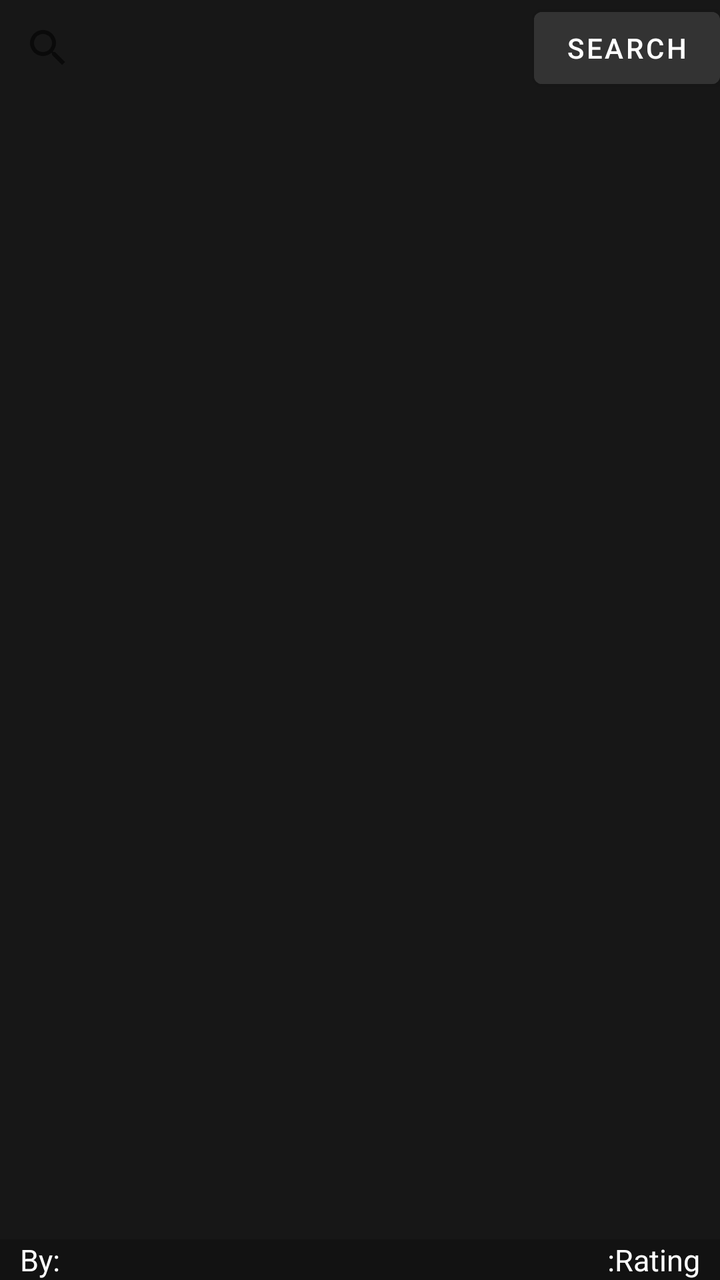
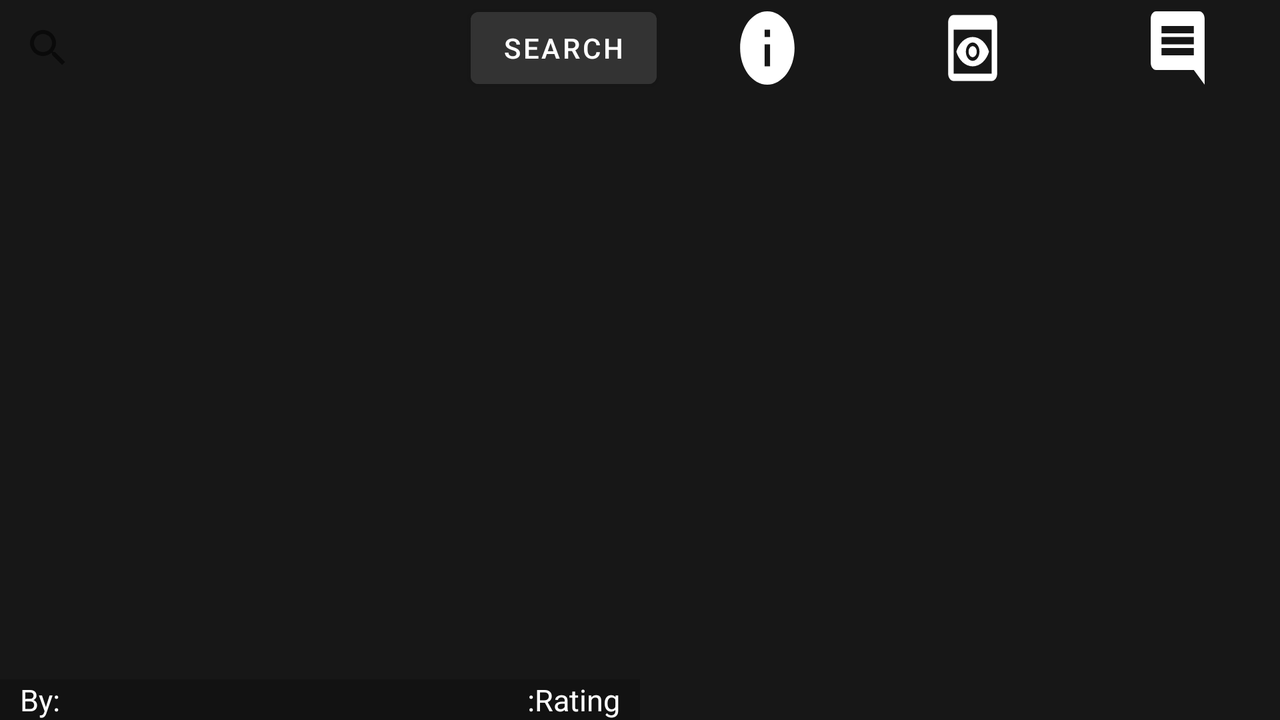

One screen, two layout resources from the same app: the default and the repository's alternative for another configuration. Each is rendered where Android would select it; the XML of both is given below.
<!-- AndroidManifest.xml: application theme Theme.OrientationAndListViewApp -->
<!-- res/layout/activity_main.xml -->
<?xml version="1.0" encoding="utf-8"?>
<androidx.constraintlayout.widget.ConstraintLayout xmlns:android="http://schemas.android.com/apk/res/android"
    xmlns:app="http://schemas.android.com/apk/res-auto"
    xmlns:tools="http://schemas.android.com/tools"
    android:layout_width="match_parent"
    android:layout_height="match_parent"
    tools:context=".MainActivity">


    <com.google.android.material.appbar.AppBarLayout
        android:id="@+id/toolBarLayout"
        android:layout_width="match_parent"
        android:layout_height="wrap_content"
        app:layout_constraintEnd_toEndOf="parent"
        app:layout_constraintStart_toStartOf="parent"
        android:backgroundTint="@color/main2"
        app:layout_constraintTop_toTopOf="parent">

        <androidx.constraintlayout.widget.ConstraintLayout
            android:layout_width="match_parent"
            android:layout_height="match_parent">


            <androidx.appcompat.widget.SearchView
                android:id="@+id/searchView"
                android:layout_height="wrap_content"
                android:layout_width="0dp"
                android:text="chess.com"
                app:queryHint="Search for apps"
                app:layout_constraintEnd_toStartOf="@+id/button_search"
                app:layout_constraintStart_toStartOf="parent"
                app:searchHintIcon="@drawable/ic_baseline_search_24_tint"
                app:layout_constraintTop_toTopOf="parent" />

            <Button
                android:id="@+id/button_search"
                android:layout_width="wrap_content"
                android:layout_height="wrap_content"
                android:text="Search"
                android:backgroundTint="@color/main3"
                app:layout_constraintEnd_toEndOf="parent"
                app:layout_constraintTop_toTopOf="parent" />

        </androidx.constraintlayout.widget.ConstraintLayout>


    </com.google.android.material.appbar.AppBarLayout>

    <androidx.constraintlayout.widget.ConstraintLayout
        android:id="@+id/constraintLayout"
        android:layout_width="0dp"
        android:layout_height="wrap_content"
        android:background="@color/main"
        android:paddingHorizontal="10dp"
        app:layout_constraintBottom_toBottomOf="parent"
        app:layout_constraintEnd_toEndOf="parent"
        app:layout_constraintStart_toStartOf="parent">

        <TextView
            android:id="@+id/textView_rating"
            android:layout_width="wrap_content"
            android:layout_height="wrap_content"
            android:text=":Rating"
            android:textAllCaps="false"
            android:textColor="@color/main_font"
            android:textSize="15sp"
            app:layout_constraintBottom_toBottomOf="parent"
            app:layout_constraintEnd_toEndOf="parent"
            app:layout_constraintTop_toTopOf="parent" />

        <TextView
            android:id="@+id/textView_by"
            android:layout_width="wrap_content"
            android:layout_height="wrap_content"
            android:text="By:"
            android:textColor="@color/main_font"
            android:textSize="15sp"
            app:layout_constraintBottom_toBottomOf="@+id/textView_rating"
            app:layout_constraintStart_toStartOf="parent"
            app:layout_constraintTop_toTopOf="@+id/textView_rating" />
    </androidx.constraintlayout.widget.ConstraintLayout>

    <ListView
        android:id="@+id/listView_app"
        android:layout_width="0dp"
        android:layout_height="0dp"
        android:background="@color/main2"
        app:layout_constraintBottom_toTopOf="@+id/constraintLayout"
        app:layout_constraintEnd_toEndOf="parent"
        app:layout_constraintStart_toStartOf="parent"
        android:divider="@null"
        android:dividerHeight="10dp"
        app:layout_constraintTop_toBottomOf="@+id/toolBarLayout" />

</androidx.constraintlayout.widget.ConstraintLayout>
<!-- resources referenced by this layout -->
<resources>
  <color name="main">#121212</color>
  <color name="main2">#171717</color>
  <color name="main3">#333333</color>
  <color name="main_font">#ffffff</color>
  <!-- drawable ic_baseline_search_24_tint (drawable) -->
  <vector android:height="24dp"
      android:tint="@color/main_font_tint"
      android:viewportHeight="24"
      android:viewportWidth="24"
      android:width="24dp"
      xmlns:android="http://schemas.android.com/apk/res/android">
      <path
          android:fillColor="@android:color/white"
          android:pathData="M15.5,14h-0.79l-0.28,-0.27C15.41,12.59 16,11.11 16,9.5 16,5.91 13.09,3 9.5,3S3,5.91 3,9.5 5.91,16 9.5,16c1.61,0 3.09,-0.59 4.23,-1.57l0.27,0.28v0.79l5,4.99L20.49,19l-4.99,-5zM9.5,14C7.01,14 5,11.99 5,9.5S7.01,5 9.5,5 14,7.01 14,9.5 11.99,14 9.5,14z"/>
  </vector>
  <style name="Theme.OrientationAndListViewApp" parent="Theme.MaterialComponents.DayNight.NoActionBar">
          
          <item name="colorPrimary">@color/purple_500</item>
          <item name="colorPrimaryVariant">@color/purple_700</item>
          <item name="colorOnPrimary">@color/white</item>
          
          <item name="colorSecondary">@color/teal_200</item>
          <item name="colorSecondaryVariant">@color/teal_700</item>
          <item name="colorOnSecondary">@color/black</item>
          
          <item name="android:statusBarColor" tools:targetApi="l">@color/main</item>
          <item name="android:navigationBarColor" tools:targetApi="l">@color/main</item>
          
  
      </style>
  <color name="main_font_tint">#555555</color>
  <color name="purple_500">#FF6200EE</color>
  <color name="purple_700">#FF3700B3</color>
  <color name="white">#FFFFFFFF</color>
  <color name="teal_200">#FF03DAC5</color>
  <color name="teal_700">#FF018786</color>
  <color name="black">#FF000000</color>
</resources>
<!-- res/layout-land/activity_main.xml (the repository's variant of the layout above) -->
<!-- drawn on the phone turned sideways -->
<?xml version="1.0" encoding="utf-8"?>
<androidx.constraintlayout.widget.ConstraintLayout xmlns:android="http://schemas.android.com/apk/res/android"
    xmlns:app="http://schemas.android.com/apk/res-auto"
    xmlns:tools="http://schemas.android.com/tools"
    android:layout_width="match_parent"
    android:layout_height="match_parent"
    android:padding="0dp"
    tools:context=".MainActivity">


    <com.google.android.material.appbar.AppBarLayout
        android:id="@+id/toolBarLayout"
        android:layout_width="match_parent"
        android:layout_height="wrap_content"
        android:backgroundTint="@color/main2"
        app:layout_constraintEnd_toEndOf="parent"
        app:layout_constraintStart_toStartOf="parent">

        <androidx.constraintlayout.widget.ConstraintLayout
            android:layout_width="match_parent"
            android:layout_height="match_parent">


            <androidx.appcompat.widget.SearchView
                android:id="@+id/searchView"
                android:layout_width="0dp"
                android:layout_height="wrap_content"
                android:text="chess.com"
                app:layout_constraintBottom_toBottomOf="parent"
                app:layout_constraintEnd_toStartOf="@+id/button_search"
                app:layout_constraintStart_toStartOf="parent"
                app:layout_constraintTop_toTopOf="parent"
                app:queryHint="Search for apps"
                app:searchHintIcon="@drawable/ic_baseline_search_24_tint" />

            <Button
                android:id="@+id/button_search"
                android:layout_width="wrap_content"
                android:layout_height="wrap_content"
                android:backgroundTint="@color/main3"
                android:text="Search"
                app:layout_constraintEnd_toEndOf="parent"
                app:layout_constraintHorizontal_bias="0.43"
                app:layout_constraintStart_toStartOf="parent"
                app:layout_constraintTop_toTopOf="parent" />


            <RadioGroup
                android:id="@+id/radioGroup"
                android:layout_width="0dp"
                android:layout_height="0dp"
                android:layout_marginStart="4dp"
                android:orientation="horizontal"
                app:layout_constraintBottom_toBottomOf="parent"
                app:layout_constraintEnd_toEndOf="parent"
                app:layout_constraintStart_toEndOf="@+id/button_search"
                android:paddingVertical="2dp"
                app:layout_constraintTop_toTopOf="parent">

                <RadioButton
                    android:id="@+id/radio1"
                    android:layout_width="match_parent"
                    android:layout_height="match_parent"
                    android:layout_weight="1"
                    android:background="@drawable/ic_baseline_info_24"
                    android:layout_marginHorizontal="35dp"
                    android:tooltipText="Description"
                    android:checked="true"
                    android:button="@null" />

                <RadioButton
                    android:id="@+id/radio2"
                    android:layout_width="match_parent"
                    android:layout_height="match_parent"
                    android:layout_weight="1"
                    android:background="@drawable/ic_baseline_preview_24"
                    android:layout_marginHorizontal="35dp"
                    android:tooltipText="Previews"
                    android:checked="false"
                    android:button="@null" />

                <RadioButton
                    android:id="@+id/radio3"
                    android:layout_width="match_parent"
                    android:layout_height="match_parent"
                    android:layout_weight="1"
                    android:background="@drawable/ic_baseline_insert_comment_24"
                    android:layout_marginHorizontal="35dp"
                    android:tooltipText="Reviews"
                    android:checked="false"
                    android:button="@null" />

            </RadioGroup>
        </androidx.constraintlayout.widget.ConstraintLayout>


    </com.google.android.material.appbar.AppBarLayout>


    <LinearLayout
        android:id="@+id/linearLayout2"
        android:layout_width="0dp"
        android:layout_height="0dp"
        android:orientation="horizontal"
        app:layout_constraintBottom_toBottomOf="parent"
        app:layout_constraintEnd_toEndOf="parent"
        app:layout_constraintStart_toStartOf="parent"
        app:layout_constraintTop_toBottomOf="@+id/toolBarLayout">

        <LinearLayout
            android:layout_width="match_parent"
            android:layout_height="match_parent"
            android:layout_weight="1"
            android:orientation="vertical">

            <ListView
                android:id="@+id/listView_app"
                android:layout_width="match_parent"
                android:layout_height="0dp"
                android:background="@color/main2"
                android:divider="@null"
                android:dividerHeight="10dp"
                android:layout_weight="1" />

            <androidx.constraintlayout.widget.ConstraintLayout
                android:id="@+id/constraintLayout"
                android:layout_width="match_parent"
                android:layout_height="wrap_content"
                android:background="@color/main"
                android:paddingHorizontal="10dp">

                <TextView
                    android:id="@+id/textView_rating"
                    android:layout_width="wrap_content"
                    android:layout_height="wrap_content"
                    android:text=":Rating"
                    android:textAllCaps="false"
                    android:textColor="@color/main_font"
                    android:textSize="15sp"
                    app:layout_constraintBottom_toBottomOf="parent"
                    app:layout_constraintEnd_toEndOf="parent"
                    app:layout_constraintTop_toTopOf="parent" />

                <TextView
                    android:id="@+id/textView_by"
                    android:layout_width="wrap_content"
                    android:layout_height="wrap_content"
                    android:text="By:"
                    android:textColor="@color/main_font"
                    android:textSize="15sp"
                    app:layout_constraintBottom_toBottomOf="@+id/textView_rating"
                    app:layout_constraintStart_toStartOf="parent"
                    app:layout_constraintTop_toTopOf="@+id/textView_rating" />
            </androidx.constraintlayout.widget.ConstraintLayout>

        </LinearLayout>

        <ViewFlipper
            android:id="@+id/viewSwitcher"
            android:layout_width="match_parent"
            android:layout_height="match_parent"
            android:layout_weight="1">

            <TextView
                android:id="@+id/textView_info"
                android:layout_width="match_parent"
                android:layout_height="match_parent"
                android:layout_marginTop="0dp"
                android:background="@color/main2"
                android:padding="4dp"
                android:scrollbars="vertical"
                android:text=""
                android:textAlignment="center"
                android:textColor="@color/main_font" />

            <androidx.viewpager2.widget.ViewPager2
                android:id="@+id/viewPager"
                android:layout_width="match_parent"
                android:layout_height="match_parent"
                android:background="@color/black"
                android:paddingStart="5dp">

            </androidx.viewpager2.widget.ViewPager2>

            <ListView
                android:id="@+id/listview_comment"
                android:layout_width="match_parent"
                android:layout_height="match_parent"
                android:dividerHeight="20dp"
                android:paddingStart="5dp"
                android:background="@color/main2" />

        </ViewFlipper>

    </LinearLayout>

</androidx.constraintlayout.widget.ConstraintLayout>
<!-- resources referenced by the variant -->
<!-- as the phone turned sideways resolves them -->
<resources>
  <color name="black">#FF000000</color>
  <color name="main">#121212</color>
  <color name="main2">#171717</color>
  <color name="main3">#333333</color>
  <color name="main_font">#ffffff</color>
  <!-- drawable ic_baseline_info_24 (drawable) -->
  <vector android:height="24dp" android:tint="@color/main_font"
      android:viewportHeight="24" android:viewportWidth="24"
      android:width="24dp" xmlns:android="http://schemas.android.com/apk/res/android">
      <path android:fillColor="@android:color/white" android:pathData="M12,2C6.48,2 2,6.48 2,12s4.48,10 10,10 10,-4.48 10,-10S17.52,2 12,2zM13,17h-2v-6h2v6zM13,9h-2L11,7h2v2z"/>
  </vector>
  <!-- drawable ic_baseline_insert_comment_24 (drawable) -->
  <vector xmlns:android="http://schemas.android.com/apk/res/android"
      android:width="24dp"
      android:height="24dp"
      android:viewportWidth="24"
      android:viewportHeight="24"
      android:tint="@color/main_font">
    <path
        android:fillColor="@android:color/white"
        android:pathData="M20,2L4,2c-1.1,0 -2,0.9 -2,2v12c0,1.1 0.9,2 2,2h14l4,4L22,4c0,-1.1 -0.9,-2 -2,-2zM18,14L6,14v-2h12v2zM18,11L6,11L6,9h12v2zM18,8L6,8L6,6h12v2z"/>
  </vector>
  <!-- drawable ic_baseline_preview_24 (drawable) -->
  <vector xmlns:android="http://schemas.android.com/apk/res/android"
      android:width="24dp"
      android:height="24dp"
      android:viewportWidth="24"
      android:viewportHeight="24"
      android:tint="@color/main_font">
    <path
        android:fillColor="@android:color/white"
        android:pathData="M19,3H5C3.89,3 3,3.9 3,5v14c0,1.1 0.89,2 2,2h14c1.1,0 2,-0.9 2,-2V5C21,3.9 20.11,3 19,3zM19,19H5V7h14V19zM13.5,13c0,0.83 -0.67,1.5 -1.5,1.5s-1.5,-0.67 -1.5,-1.5c0,-0.83 0.67,-1.5 1.5,-1.5S13.5,12.17 13.5,13zM12,9c-2.73,0 -5.06,1.66 -6,4c0.94,2.34 3.27,4 6,4s5.06,-1.66 6,-4C17.06,10.66 14.73,9 12,9zM12,15.5c-1.38,0 -2.5,-1.12 -2.5,-2.5c0,-1.38 1.12,-2.5 2.5,-2.5c1.38,0 2.5,1.12 2.5,2.5C14.5,14.38 13.38,15.5 12,15.5z"/>
  </vector>
  <!-- drawable ic_baseline_search_24_tint (drawable) -->
  <vector android:height="24dp"
      android:tint="@color/main_font_tint"
      android:viewportHeight="24"
      android:viewportWidth="24"
      android:width="24dp"
      xmlns:android="http://schemas.android.com/apk/res/android">
      <path
          android:fillColor="@android:color/white"
          android:pathData="M15.5,14h-0.79l-0.28,-0.27C15.41,12.59 16,11.11 16,9.5 16,5.91 13.09,3 9.5,3S3,5.91 3,9.5 5.91,16 9.5,16c1.61,0 3.09,-0.59 4.23,-1.57l0.27,0.28v0.79l5,4.99L20.49,19l-4.99,-5zM9.5,14C7.01,14 5,11.99 5,9.5S7.01,5 9.5,5 14,7.01 14,9.5 11.99,14 9.5,14z"/>
  </vector>
  <style name="Theme.OrientationAndListViewApp" parent="Theme.MaterialComponents.DayNight.NoActionBar">
          
          <item name="colorPrimary">@color/purple_500</item>
          <item name="colorPrimaryVariant">@color/purple_700</item>
          <item name="colorOnPrimary">@color/white</item>
          
          <item name="colorSecondary">@color/teal_200</item>
          <item name="colorSecondaryVariant">@color/teal_700</item>
          <item name="colorOnSecondary">@color/black</item>
          
          <item name="android:statusBarColor" tools:targetApi="l">@color/main</item>
          <item name="android:navigationBarColor" tools:targetApi="l">@color/main</item>
          
  
      </style>
  <color name="main_font_tint">#555555</color>
  <color name="purple_500">#FF6200EE</color>
  <color name="purple_700">#FF3700B3</color>
  <color name="white">#FFFFFFFF</color>
  <color name="teal_200">#FF03DAC5</color>
  <color name="teal_700">#FF018786</color>
</resources>
